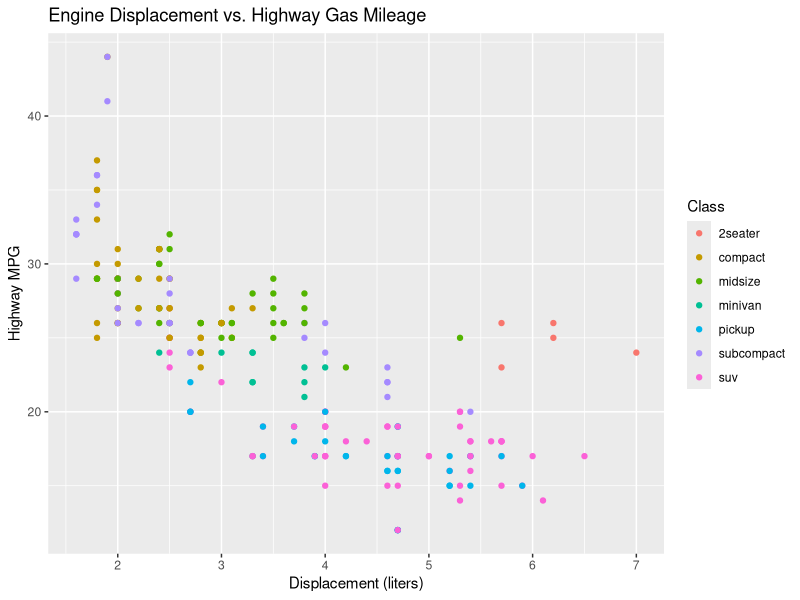

R code for this plot:
## ---- chunk 1
#| label: setup
#| message: false
library(tidyverse)
## ---- chunk 2
#| label: plot
ggplot(mpg, aes(x = displ, y = hwy, color = class)) +
  geom_point() +
  labs(
    title = "Engine Displacement vs. Highway Gas Mileage",
    x = "Displacement (liters)",
    y = "Highway MPG",
    color = "Class"
  )
